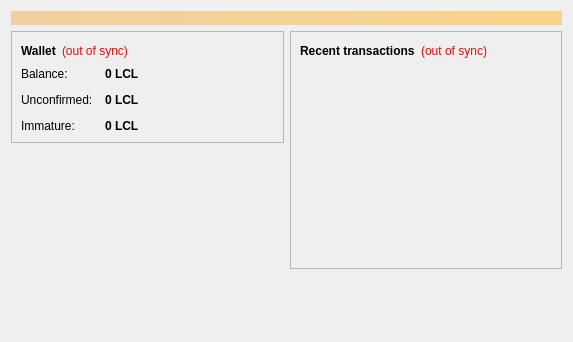
<?xml version="1.0" encoding="UTF-8"?>
<ui version="4.0">
 <class>OverviewPage</class>
 <widget class="QWidget" name="OverviewPage">
  <property name="geometry">
   <rect>
    <x>0</x>
    <y>0</y>
    <width>573</width>
    <height>342</height>
   </rect>
  </property>
  <property name="windowTitle">
   <string>Form</string>
  </property>
  <layout class="QVBoxLayout" name="topLayout">
   <item>
    <widget class="QLabel" name="labelAlerts">
     <property name="visible">
      <bool>false</bool>
     </property>
     <property name="styleSheet">
      <string notr="true">background-color: qlineargradient(x1: 0, y1: 0, x2: 1, y2: 0, stop:0 #F0D0A0, stop:1 #F8D488); color:#000000;</string>
     </property>
     <property name="wordWrap">
      <bool>true</bool>
     </property>
     <property name="margin">
      <number>3</number>
     </property>
    </widget>
   </item>
   <item>
    <layout class="QHBoxLayout" name="horizontalLayout" stretch="1,1">
     <item>
      <layout class="QVBoxLayout" name="verticalLayout_2">
       <item>
        <widget class="QFrame" name="frame">
         <property name="frameShape">
          <enum>QFrame::StyledPanel</enum>
         </property>
         <property name="frameShadow">
          <enum>QFrame::Raised</enum>
         </property>
         <layout class="QVBoxLayout" name="verticalLayout_4">
          <item>
           <layout class="QHBoxLayout" name="horizontalLayout_4">
            <item>
             <widget class="QLabel" name="label_5">
              <property name="font">
               <font>
                <weight>75</weight>
                <bold>true</bold>
               </font>
              </property>
              <property name="text">
               <string>Wallet</string>
              </property>
             </widget>
            </item>
            <item>
             <widget class="QLabel" name="labelWalletStatus">
              <property name="toolTip">
               <string>The displayed information may be out of date. Your wallet automatically synchronizes with the LimecoinLite network after a connection is established, but this process has not completed yet.</string>
              </property>
              <property name="styleSheet">
               <string notr="true">QLabel { color: red; }</string>
              </property>
              <property name="text">
               <string notr="true">(out of sync)</string>
              </property>
              <property name="alignment">
               <set>Qt::AlignLeading|Qt::AlignLeft|Qt::AlignVCenter</set>
              </property>
             </widget>
            </item>
            <item>
             <spacer name="horizontalSpacer_2">
              <property name="orientation">
               <enum>Qt::Horizontal</enum>
              </property>
              <property name="sizeHint" stdset="0">
               <size>
                <width>40</width>
                <height>20</height>
               </size>
              </property>
             </spacer>
            </item>
           </layout>
          </item>
          <item>
           <layout class="QFormLayout" name="formLayout_2">
            <property name="fieldGrowthPolicy">
             <enum>QFormLayout::AllNonFixedFieldsGrow</enum>
            </property>
            <property name="horizontalSpacing">
             <number>12</number>
            </property>
            <property name="verticalSpacing">
             <number>12</number>
            </property>
            <item row="0" column="0">
             <widget class="QLabel" name="label">
              <property name="text">
               <string>Balance:</string>
              </property>
             </widget>
            </item>
            <item row="0" column="1">
             <widget class="QLabel" name="labelBalance">
              <property name="font">
               <font>
                <weight>75</weight>
                <bold>true</bold>
               </font>
              </property>
              <property name="cursor">
               <cursorShape>IBeamCursor</cursorShape>
              </property>
              <property name="toolTip">
               <string>Your current balance</string>
              </property>
              <property name="text">
               <string notr="true">0 LCL</string>
              </property>
              <property name="textInteractionFlags">
               <set>Qt::LinksAccessibleByMouse|Qt::TextSelectableByKeyboard|Qt::TextSelectableByMouse</set>
              </property>
             </widget>
            </item>
            <item row="1" column="0">
             <widget class="QLabel" name="label_3">
              <property name="text">
               <string>Unconfirmed:</string>
              </property>
             </widget>
            </item>
            <item row="1" column="1">
             <widget class="QLabel" name="labelUnconfirmed">
              <property name="font">
               <font>
                <weight>75</weight>
                <bold>true</bold>
               </font>
              </property>
              <property name="cursor">
               <cursorShape>IBeamCursor</cursorShape>
              </property>
              <property name="toolTip">
               <string>Total of transactions that have yet to be confirmed, and do not yet count toward the current balance</string>
              </property>
              <property name="text">
               <string notr="true">0 LCL</string>
              </property>
              <property name="textInteractionFlags">
               <set>Qt::LinksAccessibleByMouse|Qt::TextSelectableByKeyboard|Qt::TextSelectableByMouse</set>
              </property>
             </widget>
            </item>
            <item row="2" column="0">
             <widget class="QLabel" name="labelImmatureText">
              <property name="text">
               <string>Immature:</string>
              </property>
             </widget>
            </item>
            <item row="2" column="1">
             <widget class="QLabel" name="labelImmature">
              <property name="font">
               <font>
                <weight>75</weight>
                <bold>true</bold>
               </font>
              </property>
              <property name="toolTip">
               <string>Mined balance that has not yet matured</string>
              </property>
              <property name="text">
               <string notr="true">0 LCL</string>
              </property>
              <property name="textInteractionFlags">
               <set>Qt::LinksAccessibleByMouse|Qt::TextSelectableByKeyboard|Qt::TextSelectableByMouse</set>
              </property>
             </widget>
            </item>
           </layout>
          </item>
         </layout>
        </widget>
       </item>
       <item>
        <spacer name="verticalSpacer">
         <property name="orientation">
          <enum>Qt::Vertical</enum>
         </property>
         <property name="sizeHint" stdset="0">
          <size>
           <width>20</width>
           <height>40</height>
          </size>
         </property>
        </spacer>
       </item>
      <item>
         <widget class="QLabel" name="coinimage">
          <property name="text">
           <string/>
          </property>
          <property name="pixmap">
           <pixmap resource="../bitcoin.qrc">:/icons/bitcoin</pixmap>
          </property>
          <property name="scaledContents">
           <bool>false</bool>
          </property>
          <property name="alignment">
           <set>Qt::AlignCenter</set>
          </property>
          <property name="margin">
           <number>-2</number>
          </property>
         </widget>
        </item>
      </layout>
     </item>
     <item>
      <layout class="QVBoxLayout" name="verticalLayout_3">
       <item>
        <widget class="QFrame" name="frame_2">
         <property name="frameShape">
          <enum>QFrame::StyledPanel</enum>
         </property>
         <property name="frameShadow">
          <enum>QFrame::Raised</enum>
         </property>
         <layout class="QVBoxLayout" name="verticalLayout">
          <item>
           <layout class="QHBoxLayout" name="horizontalLayout_2">
            <item>
             <widget class="QLabel" name="label_4">
              <property name="text">
               <string>&lt;b&gt;Recent transactions&lt;/b&gt;</string>
              </property>
             </widget>
            </item>
            <item>
             <widget class="QLabel" name="labelTransactionsStatus">
              <property name="toolTip">
               <string>The displayed information may be out of date. Your wallet automatically synchronizes with the LimecoinLite network after a connection is established, but this process has not completed yet.</string>
              </property>
              <property name="styleSheet">
               <string notr="true">QLabel { color: red; }</string>
              </property>
              <property name="text">
               <string notr="true">(out of sync)</string>
              </property>
              <property name="alignment">
               <set>Qt::AlignRight|Qt::AlignTrailing|Qt::AlignVCenter</set>
              </property>
             </widget>
            </item>
            <item>
             <spacer name="horizontalSpacer">
              <property name="orientation">
               <enum>Qt::Horizontal</enum>
              </property>
              <property name="sizeHint" stdset="0">
               <size>
                <width>40</width>
                <height>20</height>
               </size>
              </property>
             </spacer>
            </item>
           </layout>
          </item>
          <item>
           <widget class="QListView" name="listTransactions">
            <property name="styleSheet">
             <string notr="true">QListView { background: transparent; }</string>
            </property>
            <property name="frameShape">
             <enum>QFrame::NoFrame</enum>
            </property>
            <property name="verticalScrollBarPolicy">
             <enum>Qt::ScrollBarAlwaysOff</enum>
            </property>
            <property name="horizontalScrollBarPolicy">
             <enum>Qt::ScrollBarAlwaysOff</enum>
            </property>
            <property name="selectionMode">
             <enum>QAbstractItemView::NoSelection</enum>
            </property>
           </widget>
          </item>
         </layout>
        </widget>
       </item>
       <item>
        <spacer name="verticalSpacer_2">
         <property name="orientation">
          <enum>Qt::Vertical</enum>
         </property>
         <property name="sizeHint" stdset="0">
          <size>
           <width>20</width>
           <height>40</height>
          </size>
         </property>
        </spacer>
       </item>
      </layout>
     </item>
    </layout>
   </item>
  </layout>
 </widget>
 <resources/>
 <connections/>
</ui>
